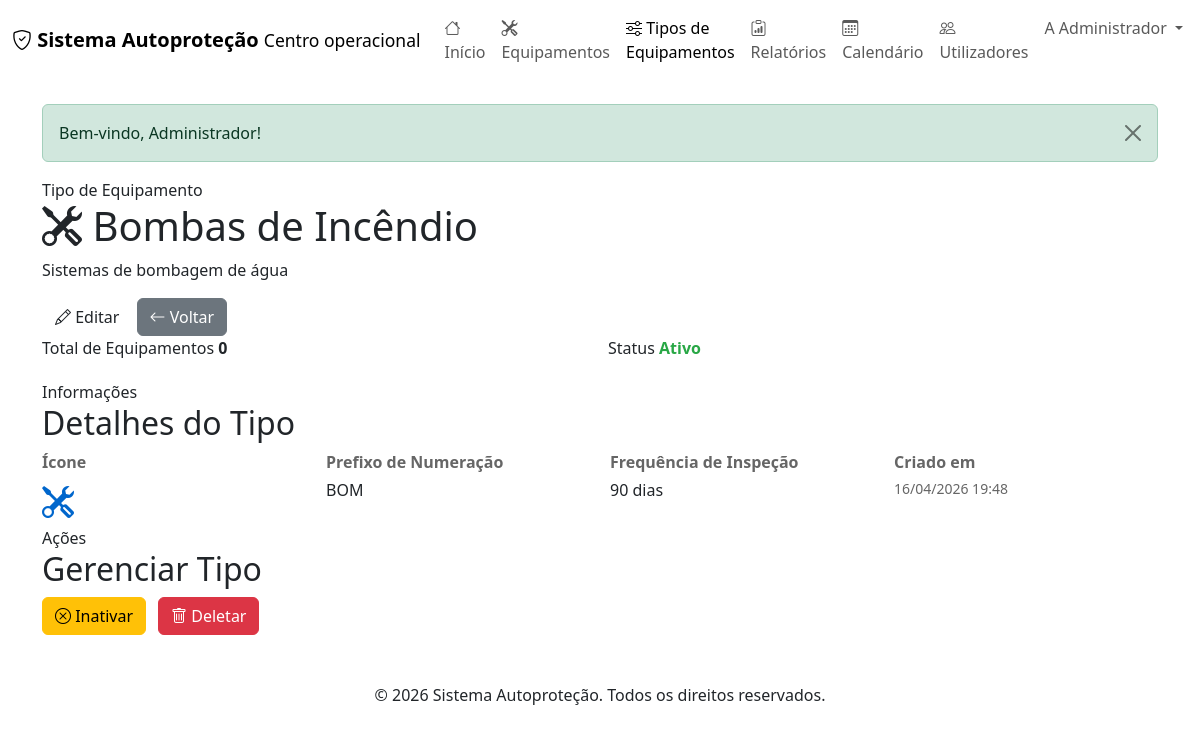
The page /index.php?controler=tipo_equipamento&acao=ver&id=7 (signed in) on the database its author committed.
### tables this page shows
CREATE TABLE IF NOT EXISTS tipos_equipamentos (
    id INT AUTO_INCREMENT PRIMARY KEY,
    nome VARCHAR(100) NOT NULL,
    descricao TEXT,
    icone VARCHAR(50),
    prefixo_numeracao VARCHAR(20) COMMENT 'Prefixo para numeração dos equipamentos, ex: EXT, HID, LUM',
    proximo_numero INT DEFAULT 1 COMMENT 'Próximo número sequencial do tipo de equipamento',
    frequencia_inspecao INT COMMENT 'Frequência em dias',
    ativo BOOLEAN DEFAULT TRUE,
    data_criacao TIMESTAMP DEFAULT CURRENT_TIMESTAMP,
    UNIQUE KEY uk_tipo_nome (nome),
    INDEX idx_ativo (ativo)
);

### app/core/View.php (called while the page is built, shortened)
<?php
class View {
    public static function render($view, array $data = []) {
        $viewPath = APP_PATH . DIRECTORY_SEPARATOR . 'views' . DIRECTORY_SEPARATOR . str_replace('/', DIRECTORY_SEPARATOR, $view) . '.php';
        extract($data, EXTR_SKIP);
        require $viewPath;
        require APP_PATH . DIRECTORY_SEPARATOR . 'views' . DIRECTORY_SEPARATOR . 'layouts' . DIRECTORY_SEPARATOR . 'main.php';
    }
}

### app/core/Controller.php (called while the page is built, shortened)
<?php
abstract class Controller {
    protected function render($view, array $data = []) {
        View::render($view, $data);
    }
}

### app/controllers/TipoEquipamentoController.php (called while the page is built, shortened)
<?php
class TipoEquipamentoController extends Controller {
    private $tipoEquipamento;
    public function __construct() {
        $this->tipoEquipamento = new TipoEquipamento();
    }
    public function ver($id) {
        $tipo = $this->tipoEquipamento->getById($id);
        $totalEquipamentos = $this->tipoEquipamento->getContagemEquipamentos($id);
        $this->render('tipos_equipamentos/ver', compact('tipo', 'totalEquipamentos'));
    }
}

### app/core/Application.php (called while the page is built, shortened)
<?php
class Application {
    public function run() {
        $router = new Router();
        $route = $router->resolve($_GET);
        $this->dispatch($route);
    }
    private function registerAutoloader() {
        spl_autoload_register(function ($class) {
            $directories = [
                APP_PATH . DIRECTORY_SEPARATOR . 'core',
                APP_PATH . DIRECTORY_SEPARATOR . 'models',
                APP_PATH . DIRECTORY_SEPARATOR . 'controllers',
            ];
            foreach ($directories as $directory) {
                $file = $directory . DIRECTORY_SEPARATOR . $class . '.php';
                if (file_exists($file)) {
                    return;
                }
            }
        });
    }
    private function dispatch($route) {
        try {
            $controller = new $route['controller']();
            call_user_func_array([$controller, $route['action']], $route['params']);
        } catch (Throwable $exception) {
            $this->handleException($exception);
        }
    }
}

### public/index.php (called while the page is built)
<?php
require_once dirname(__DIR__) . DIRECTORY_SEPARATOR . 'app' . DIRECTORY_SEPARATOR . 'core' . DIRECTORY_SEPARATOR . 'Application.php';
$application = new Application();
$application->run();

### app/models/TipoEquipamento.php (called while the page is built, shortened)
<?php
class TipoEquipamento {
    private $db;
    private $table = 'tipos_equipamentos';
    public function __construct() {
        $this->db = new Database();
    }
    public function getById($id) {
        $id = (int)$id;
        $query = "SELECT * FROM {$this->table} WHERE id = {$id}";
        $resultado = $this->db->query($query);
        if ($resultado && $resultado->num_rows > 0) {
            return $resultado->fetch_assoc();
        }
        return null;
    }
    public function getContagemEquipamentos($id) {
        $id = (int)$id;
        $query = "SELECT COUNT(*) as total FROM equipamentos WHERE tipo_equipamento_id = {$id}";
        $resultado = $this->db->query($query);
        $row = $resultado->fetch_assoc();
        return (int)$row['total'];
    }
}

### app/models/Database.php (called while the page is built, shortened)
<?php
class Database {
    private $conexao;
    private $host;
    private $port;
    private $user;
    private $password;
    private $dbname;
    public function __construct() {
        $config = require CONFIG_PATH . DIRECTORY_SEPARATOR . 'database.php';
        $this->host = $config['host'];
        $this->port = $config['port'] ?? 3306;
        $this->user = $config['user'];
        $this->password = $config['password'];
        $this->dbname = $config['dbname'];
    }
    private function conectar() {
        try {
            $connection = new mysqli(
                $this->host,
                $this->user,
                $this->password,
                $this->dbname,
                (int)$this->port
            );
            $connection->set_charset("utf8mb4");
            $this->conexao = $connection;
        } catch (Exception $e) {
            die('Erro de conexão com a base de dados: ' . $e->getMessage());
        }
    }
    public function query($query) {
        return $this->conexao->query($query);
    }
}

### app/views/tipos_equipamentos/ver.php (the view, shortened to what this page needs)
<?php
$tipo = $tipo ?? [];
$nome = htmlspecialchars($tipo['nome'] ?? '', ENT_QUOTES, 'UTF-8');
$descricao = htmlspecialchars($tipo['descricao'] ?? '', ENT_QUOTES, 'UTF-8');
$icone = htmlspecialchars($tipo['icone'] ?? 'bi-tools', ENT_QUOTES, 'UTF-8');
$prefixo = htmlspecialchars($tipo['prefixo_numeracao'] ?? '', ENT_QUOTES, 'UTF-8');
$frequencia = (int)($tipo['frequencia_inspecao'] ?? 0);
$ativo = (bool)($tipo['ativo'] ?? true);
$totalEquipamentos = (int)($totalEquipamentos ?? 0);
?>
<section class="page-shell page-shell--narrow tipo-equipamento-ver-page">
    <header class="page-hero compact">
        <div>
            <span class="page-hero__eyebrow">Tipo de Equipamento</span>
            <h1>
                <i class="bi <?php echo $icone; ?>"></i>
                <?php echo $nome; ?>
            </h1>
            <?php if ($descricao): ?>
                <p><?php echo $descricao; ?></p>
            <?php endif; ?>
        </div>
        <div class="page-hero__actions">
            <a href="index.php?controler=tipo_equipamento&acao=editar&id=<?php echo (int)$tipo['id']; ?>" class="btn btn-dashboard-primary">
                <i class="bi bi-pencil"></i>
                Editar
            </a>
            <a href="index.php?controler=tipo_equipamento&acao=listar" class="btn btn-secondary">
                <i class="bi bi-arrow-left"></i>
                Voltar
            </a>
        </div>
    </header>
    <div style="display: grid; grid-template-columns: 1fr 1fr; gap: 16px; margin-bottom: 20px;">
        <section class="mini-stats-grid">
            <article class="mini-stat-card">
                <span>Total de Equipamentos</span>
                <strong><?php echo $totalEquipamentos; ?></strong>
            </article>
        </section>
        <section class="mini-stats-grid">
            <article class="mini-stat-card">
                <span>Status</span>
                <strong style="color: <?php echo $ativo ? '#28a745' : '#dc3545'; ?>;">
                    <?php echo $ativo ? 'Ativo' : 'Inativo'; ?>
                </strong>
            </article>
        </section>
    </div>
    <section class="panel-surface">
        <div class="panel-surface__header">
            <span class="panel-surface__eyebrow">Informações</span>
            <h2>Detalhes do Tipo</h2>
        </div>
        <div style="display: grid; grid-template-columns: repeat(auto-fit, minmax(200px, 1fr)); gap: 20px;">
            <div>
                <label style="display: block; font-weight: 600; margin-bottom: 4px; color: #666;">Ícone</label>
                <div style="font-size: 32px; color: #0066cc;">
                    <i class="bi <?php echo $icone; ?>"></i>
                </div>
            </div>
            <?php if ($prefixo): ?>
                <div>
                    <label style="display: block; font-weight: 600; margin-bottom: 4px; color: #666;">Prefixo de Numeração</label>
                    <p style="margin: 0; font-size: 16px;"><?php echo $prefixo; ?></p>
                </div>
            <?php endif; ?>
            <?php if ($frequencia > 0): ?>
                <div>
                    <label style="display: block; font-weight: 600; margin-bottom: 4px; color: #666;">Frequência de Inspeção</label>
                    <p style="margin: 0; font-size: 16px;"><?php echo $frequencia; ?> dias</p>
                </div>
            <?php endif; ?>
            <?php if ($tipo['data_criacao']): ?>
                <div>
                    <label style="display: block; font-weight: 600; margin-bottom: 4px; color: #666;">Criado em</label>
                    <p style="margin: 0; font-size: 14px; color: #666;">
                        <?php echo date('d/m/Y H:i', strtotime($tipo['data_criacao'])); ?>
                    </p>
                </div>
            <?php endif; ?>
        </div>
    </section>
    <section class="panel-surface">
        <div class="panel-surface__header">
            <span class="panel-surface__eyebrow">Ações</span>
            <h2>Gerenciar Tipo</h2>
        </div>
        <div style="display: flex; gap: 12px; flex-wrap: wrap;">
            <a href="index.php?controler=tipo_equipamento&acao=toggleAtivo&id=<?php echo (int)$tipo['id']; ?>"
               class="btn <?php echo $ativo ? 'btn-warning' : 'btn-success'; ?>"
               onclick="return confirm('Tem a certeza que deseja <?php echo $ativo ? 'inativar' : 'ativar'; ?> este tipo?');">
                <i class="bi <?php echo $ativo ? 'bi-x-circle' : 'bi-check-circle'; ?>"></i>
                <?php echo $ativo ? 'Inativar' : 'Ativar'; ?>
            </a>
            <?php if ($totalEquipamentos === 0): ?>
                <a href="index.php?controler=tipo_equipamento&acao=deletar&id=<?php echo (int)$tipo['id']; ?>"
                   class="btn btn-danger"
                   onclick="return confirm('Tem a certeza que deseja deletar este tipo? Esta ação não pode ser desfeita.');">
                    <i class="bi bi-trash"></i>
                    Deletar
                </a>
            <?php endif; ?>
        </div>
    </section>
</section>

### rows shown on the page
tipos_equipamentos: nome "Bombas de Incêndio", descricao "Sistemas de bombagem de água", prefixo_numeracao "BOM", frequencia_inspecao "90", data_criacao "16/04/2026 19:48"

### other values the page prints
APP_NAME "Sistema Autoproteção"
$inicialUtilizador "A"
$nomeUtilizador "Administrador"
$_SESSION['mensagem'] "Bem-vindo, Administrador!"
$totalEquipamentos "0"
